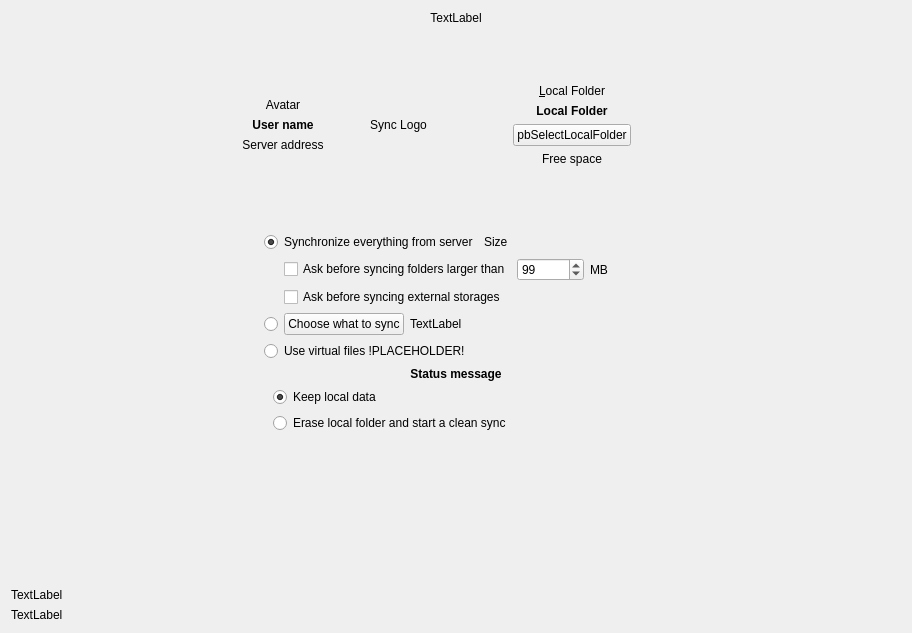
<?xml version="1.0" encoding="UTF-8"?>
<ui version="4.0">
 <class>OwncloudAdvancedSetupPage</class>
 <widget class="QWidget" name="OwncloudAdvancedSetupPage">
  <property name="geometry">
   <rect>
    <x>0</x>
    <y>0</y>
    <width>912</width>
    <height>633</height>
   </rect>
  </property>
  <property name="sizePolicy">
   <sizepolicy hsizetype="Preferred" vsizetype="Preferred">
    <horstretch>0</horstretch>
    <verstretch>0</verstretch>
   </sizepolicy>
  </property>
  <property name="windowTitle">
   <string notr="true">Form</string>
  </property>
  <layout class="QVBoxLayout" name="verticalLayout_4">
   <item>
    <widget class="QLabel" name="topLabel">
     <property name="sizePolicy">
      <sizepolicy hsizetype="Preferred" vsizetype="Fixed">
       <horstretch>0</horstretch>
       <verstretch>0</verstretch>
      </sizepolicy>
     </property>
     <property name="text">
      <string notr="true">TextLabel</string>
     </property>
     <property name="textFormat">
      <enum>Qt::RichText</enum>
     </property>
     <property name="alignment">
      <set>Qt::AlignCenter</set>
     </property>
     <property name="wordWrap">
      <bool>true</bool>
     </property>
    </widget>
   </item>
   <item>
    <spacer name="verticalSpacer_2">
     <property name="orientation">
      <enum>Qt::Vertical</enum>
     </property>
     <property name="sizeType">
      <enum>QSizePolicy::Minimum</enum>
     </property>
     <property name="sizeHint" stdset="0">
      <size>
       <width>20</width>
       <height>13</height>
      </size>
     </property>
    </spacer>
   </item>
   <item>
    <layout class="QHBoxLayout" name="horizontalLayout_4">
     <property name="topMargin">
      <number>0</number>
     </property>
     <item>
      <spacer name="horizontalSpacer_12">
       <property name="orientation">
        <enum>Qt::Horizontal</enum>
       </property>
       <property name="sizeHint" stdset="0">
        <size>
         <width>40</width>
         <height>20</height>
        </size>
       </property>
      </spacer>
     </item>
     <item>
      <layout class="QVBoxLayout" name="verticalLayout_2">
       <item>
        <spacer name="verticalSpacer_5">
         <property name="orientation">
          <enum>Qt::Vertical</enum>
         </property>
         <property name="sizeType">
          <enum>QSizePolicy::Expanding</enum>
         </property>
         <property name="sizeHint" stdset="0">
          <size>
           <width>20</width>
           <height>40</height>
          </size>
         </property>
        </spacer>
       </item>
       <item>
        <widget class="QLabel" name="lServerIcon">
         <property name="text">
          <string notr="true">Avatar</string>
         </property>
         <property name="alignment">
          <set>Qt::AlignCenter</set>
         </property>
        </widget>
       </item>
       <item>
        <widget class="QLabel" name="userNameLabel">
         <property name="font">
          <font>
           <weight>75</weight>
           <bold>true</bold>
          </font>
         </property>
         <property name="text">
          <string>User name</string>
         </property>
         <property name="alignment">
          <set>Qt::AlignCenter</set>
         </property>
        </widget>
       </item>
       <item>
        <widget class="QLabel" name="serverAddressLabel">
         <property name="text">
          <string>Server address</string>
         </property>
         <property name="alignment">
          <set>Qt::AlignCenter</set>
         </property>
        </widget>
       </item>
       <item>
        <spacer name="verticalSpacer_3">
         <property name="orientation">
          <enum>Qt::Vertical</enum>
         </property>
         <property name="sizeType">
          <enum>QSizePolicy::Expanding</enum>
         </property>
         <property name="sizeHint" stdset="0">
          <size>
           <width>20</width>
           <height>40</height>
          </size>
         </property>
        </spacer>
       </item>
      </layout>
     </item>
     <item>
      <spacer name="horizontalSpacer_11">
       <property name="orientation">
        <enum>Qt::Horizontal</enum>
       </property>
       <property name="sizeType">
        <enum>QSizePolicy::Minimum</enum>
       </property>
       <property name="sizeHint" stdset="0">
        <size>
         <width>40</width>
         <height>20</height>
        </size>
       </property>
      </spacer>
     </item>
     <item>
      <widget class="QLabel" name="syncLogoLabel">
       <property name="text">
        <string>Sync Logo</string>
       </property>
       <property name="alignment">
        <set>Qt::AlignCenter</set>
       </property>
      </widget>
     </item>
     <item>
      <spacer name="horizontalSpacer_6">
       <property name="orientation">
        <enum>Qt::Horizontal</enum>
       </property>
       <property name="sizeType">
        <enum>QSizePolicy::Minimum</enum>
       </property>
       <property name="sizeHint" stdset="0">
        <size>
         <width>40</width>
         <height>20</height>
        </size>
       </property>
      </spacer>
     </item>
     <item>
      <layout class="QVBoxLayout" name="verticalLayout_5">
       <item>
        <spacer name="verticalSpacer_6">
         <property name="orientation">
          <enum>Qt::Vertical</enum>
         </property>
         <property name="sizeType">
          <enum>QSizePolicy::Expanding</enum>
         </property>
         <property name="sizeHint" stdset="0">
          <size>
           <width>20</width>
           <height>40</height>
          </size>
         </property>
        </spacer>
       </item>
       <item>
        <widget class="QLabel" name="lLocal">
         <property name="sizePolicy">
          <sizepolicy hsizetype="Minimum" vsizetype="Preferred">
           <horstretch>0</horstretch>
           <verstretch>0</verstretch>
          </sizepolicy>
         </property>
         <property name="text">
          <string>&amp;Local Folder</string>
         </property>
         <property name="alignment">
          <set>Qt::AlignCenter</set>
         </property>
         <property name="buddy">
          <cstring>pbSelectLocalFolder</cstring>
         </property>
        </widget>
       </item>
       <item>
        <widget class="QLabel" name="localFolderDescriptionLabel">
         <property name="font">
          <font>
           <weight>75</weight>
           <bold>true</bold>
          </font>
         </property>
         <property name="text">
          <string>Local Folder</string>
         </property>
         <property name="alignment">
          <set>Qt::AlignCenter</set>
         </property>
        </widget>
       </item>
       <item>
        <layout class="QHBoxLayout" name="horizontalLayout">
         <property name="topMargin">
          <number>0</number>
         </property>
         <item>
          <spacer name="horizontalSpacer_3">
           <property name="orientation">
            <enum>Qt::Horizontal</enum>
           </property>
           <property name="sizeType">
            <enum>QSizePolicy::Minimum</enum>
           </property>
           <property name="sizeHint" stdset="0">
            <size>
             <width>40</width>
             <height>20</height>
            </size>
           </property>
          </spacer>
         </item>
         <item>
          <widget class="QPushButton" name="pbSelectLocalFolder">
           <property name="sizePolicy">
            <sizepolicy hsizetype="Minimum" vsizetype="Fixed">
             <horstretch>0</horstretch>
             <verstretch>0</verstretch>
            </sizepolicy>
           </property>
           <property name="text">
            <string notr="true">pbSelectLocalFolder</string>
           </property>
          </widget>
         </item>
         <item>
          <spacer name="horizontalSpacer_4">
           <property name="orientation">
            <enum>Qt::Horizontal</enum>
           </property>
           <property name="sizeType">
            <enum>QSizePolicy::Minimum</enum>
           </property>
           <property name="sizeHint" stdset="0">
            <size>
             <width>40</width>
             <height>20</height>
            </size>
           </property>
          </spacer>
         </item>
        </layout>
       </item>
       <item>
        <widget class="QLabel" name="lFreeSpace">
         <property name="sizePolicy">
          <sizepolicy hsizetype="Minimum" vsizetype="Fixed">
           <horstretch>0</horstretch>
           <verstretch>0</verstretch>
          </sizepolicy>
         </property>
         <property name="text">
          <string notr="true">Free space</string>
         </property>
         <property name="alignment">
          <set>Qt::AlignCenter</set>
         </property>
        </widget>
       </item>
       <item>
        <spacer name="verticalSpacer">
         <property name="orientation">
          <enum>Qt::Vertical</enum>
         </property>
         <property name="sizeType">
          <enum>QSizePolicy::Expanding</enum>
         </property>
         <property name="sizeHint" stdset="0">
          <size>
           <width>20</width>
           <height>40</height>
          </size>
         </property>
        </spacer>
       </item>
      </layout>
     </item>
     <item>
      <spacer name="horizontalSpacer_13">
       <property name="orientation">
        <enum>Qt::Horizontal</enum>
       </property>
       <property name="sizeHint" stdset="0">
        <size>
         <width>40</width>
         <height>20</height>
        </size>
       </property>
      </spacer>
     </item>
    </layout>
   </item>
   <item>
    <layout class="QHBoxLayout" name="horizontalLayout_2">
     <property name="topMargin">
      <number>0</number>
     </property>
     <property name="bottomMargin">
      <number>0</number>
     </property>
     <item>
      <spacer name="horizontalSpacer_14">
       <property name="orientation">
        <enum>Qt::Horizontal</enum>
       </property>
       <property name="sizeHint" stdset="0">
        <size>
         <width>40</width>
         <height>20</height>
        </size>
       </property>
      </spacer>
     </item>
     <item>
      <layout class="QVBoxLayout" name="verticalLayout_7">
       <property name="rightMargin">
        <number>0</number>
       </property>
       <property name="bottomMargin">
        <number>0</number>
       </property>
       <item>
        <layout class="QVBoxLayout" name="wSyncStrategy">
         <property name="topMargin">
          <number>20</number>
         </property>
         <property name="bottomMargin">
          <number>0</number>
         </property>
         <item>
          <layout class="QHBoxLayout" name="horizontalLayout_5">
           <property name="topMargin">
            <number>0</number>
           </property>
           <item>
            <widget class="QRadioButton" name="rSyncEverything">
             <property name="text">
              <string>Synchronize everything from server</string>
             </property>
             <property name="checked">
              <bool>true</bool>
             </property>
            </widget>
           </item>
           <item>
            <widget class="QLabel" name="lSyncEverythingSizeLabel">
             <property name="text">
              <string notr="true">Size</string>
             </property>
             <property name="textFormat">
              <enum>Qt::PlainText</enum>
             </property>
            </widget>
           </item>
           <item>
            <spacer name="horizontalSpacer_2">
             <property name="orientation">
              <enum>Qt::Horizontal</enum>
             </property>
             <property name="sizeHint" stdset="0">
              <size>
               <width>40</width>
               <height>20</height>
              </size>
             </property>
            </spacer>
           </item>
          </layout>
         </item>
         <item>
          <layout class="QHBoxLayout" name="horizontalLayout_6">
           <property name="topMargin">
            <number>0</number>
           </property>
           <item>
            <spacer name="horizontalSpacer_8">
             <property name="orientation">
              <enum>Qt::Horizontal</enum>
             </property>
             <property name="sizeType">
              <enum>QSizePolicy::Minimum</enum>
             </property>
             <property name="sizeHint" stdset="0">
              <size>
               <width>20</width>
               <height>20</height>
              </size>
             </property>
            </spacer>
           </item>
           <item>
            <widget class="QCheckBox" name="confCheckBoxSize">
             <property name="text">
              <string>Ask before syncing folders larger than</string>
             </property>
            </widget>
           </item>
           <item>
            <widget class="QSpinBox" name="confSpinBox">
             <property name="sizePolicy">
              <sizepolicy hsizetype="Preferred" vsizetype="Fixed">
               <horstretch>0</horstretch>
               <verstretch>0</verstretch>
              </sizepolicy>
             </property>
             <property name="maximum">
              <number>999999</number>
             </property>
             <property name="value">
              <number>99</number>
             </property>
            </widget>
           </item>
           <item>
            <widget class="QLabel" name="confTraillingSizeLabel">
             <property name="text">
              <string extracomment="Trailing part of &quot;Ask confirmation before syncing folder larger than&quot; ">MB</string>
             </property>
            </widget>
           </item>
           <item>
            <spacer name="horizontalSpacer_7">
             <property name="orientation">
              <enum>Qt::Horizontal</enum>
             </property>
             <property name="sizeHint" stdset="0">
              <size>
               <width>40</width>
               <height>20</height>
              </size>
             </property>
            </spacer>
           </item>
          </layout>
         </item>
         <item>
          <layout class="QHBoxLayout" name="horizontalLayout_8">
           <property name="topMargin">
            <number>0</number>
           </property>
           <item>
            <spacer name="horizontalSpacer_9">
             <property name="orientation">
              <enum>Qt::Horizontal</enum>
             </property>
             <property name="sizeType">
              <enum>QSizePolicy::Minimum</enum>
             </property>
             <property name="sizeHint" stdset="0">
              <size>
               <width>20</width>
               <height>20</height>
              </size>
             </property>
            </spacer>
           </item>
           <item>
            <widget class="QCheckBox" name="confCheckBoxExternal">
             <property name="text">
              <string>Ask before syncing external storages</string>
             </property>
            </widget>
           </item>
           <item>
            <spacer name="horizontalSpacer_10">
             <property name="orientation">
              <enum>Qt::Horizontal</enum>
             </property>
             <property name="sizeHint" stdset="0">
              <size>
               <width>40</width>
               <height>20</height>
              </size>
             </property>
            </spacer>
           </item>
          </layout>
         </item>
         <item>
          <layout class="QHBoxLayout" name="horizontalLayout_10">
           <property name="topMargin">
            <number>0</number>
           </property>
           <item>
            <widget class="QRadioButton" name="rSelectiveSync">
             <property name="sizePolicy">
              <sizepolicy hsizetype="Minimum" vsizetype="Minimum">
               <horstretch>0</horstretch>
               <verstretch>0</verstretch>
              </sizepolicy>
             </property>
             <property name="text">
              <string/>
             </property>
             <property name="checkable">
              <bool>false</bool>
             </property>
            </widget>
           </item>
           <item>
            <widget class="QPushButton" name="bSelectiveSync">
             <property name="text">
              <string>Choose what to sync</string>
             </property>
            </widget>
           </item>
           <item>
            <widget class="QLabel" name="lSelectiveSyncSizeLabel">
             <property name="text">
              <string notr="true">TextLabel</string>
             </property>
             <property name="textFormat">
              <enum>Qt::PlainText</enum>
             </property>
            </widget>
           </item>
           <item>
            <spacer name="horizontalSpacer">
             <property name="orientation">
              <enum>Qt::Horizontal</enum>
             </property>
             <property name="sizeHint" stdset="0">
              <size>
               <width>40</width>
               <height>20</height>
              </size>
             </property>
            </spacer>
           </item>
          </layout>
         </item>
         <item>
          <layout class="QHBoxLayout" name="lVirtualFileSync">
           <item>
            <widget class="QRadioButton" name="rVirtualFileSync">
             <property name="sizePolicy">
              <sizepolicy hsizetype="Minimum" vsizetype="Minimum">
               <horstretch>0</horstretch>
               <verstretch>0</verstretch>
              </sizepolicy>
             </property>
             <property name="text">
              <string notr="true">Use virtual files !PLACEHOLDER!</string>
             </property>
             <property name="checkable">
              <bool>false</bool>
             </property>
            </widget>
           </item>
           <item>
            <spacer name="horizontalSpacer_5">
             <property name="orientation">
              <enum>Qt::Horizontal</enum>
             </property>
             <property name="sizeHint" stdset="0">
              <size>
               <width>40</width>
               <height>20</height>
              </size>
             </property>
            </spacer>
           </item>
          </layout>
         </item>
        </layout>
       </item>
       <item>
        <widget class="QWidget" name="resolutionWidget" native="true">
         <layout class="QVBoxLayout" name="verticalLayout_9">
          <property name="topMargin">
           <number>0</number>
          </property>
          <item>
           <widget class="QLabel" name="syncModeLabel">
            <property name="sizePolicy">
             <sizepolicy hsizetype="Preferred" vsizetype="Fixed">
              <horstretch>0</horstretch>
              <verstretch>0</verstretch>
             </sizepolicy>
            </property>
            <property name="font">
             <font>
              <pointsize>9</pointsize>
              <weight>75</weight>
              <bold>true</bold>
             </font>
            </property>
            <property name="lineWidth">
             <number>1</number>
            </property>
            <property name="text">
             <string notr="true">Status message</string>
            </property>
            <property name="textFormat">
             <enum>Qt::AutoText</enum>
            </property>
            <property name="alignment">
             <set>Qt::AlignCenter</set>
            </property>
            <property name="wordWrap">
             <bool>false</bool>
            </property>
           </widget>
          </item>
          <item>
           <widget class="QRadioButton" name="rKeepLocal">
            <property name="sizePolicy">
             <sizepolicy hsizetype="Preferred" vsizetype="Fixed">
              <horstretch>0</horstretch>
              <verstretch>0</verstretch>
             </sizepolicy>
            </property>
            <property name="text">
             <string>Keep local data</string>
            </property>
            <property name="checked">
             <bool>true</bool>
            </property>
           </widget>
          </item>
          <item>
           <widget class="QRadioButton" name="cbSyncFromScratch">
            <property name="sizePolicy">
             <sizepolicy hsizetype="Preferred" vsizetype="Fixed">
              <horstretch>0</horstretch>
              <verstretch>0</verstretch>
             </sizepolicy>
            </property>
            <property name="toolTip">
             <string>&lt;html&gt;&lt;head/&gt;&lt;body&gt;&lt;p&gt;If this box is checked, existing content in the local folder will be erased to start a clean sync from the server.&lt;/p&gt;&lt;p&gt;Do not check this if the local content should be uploaded to the servers folder.&lt;/p&gt;&lt;/body&gt;&lt;/html&gt;</string>
            </property>
            <property name="text">
             <string>Erase local folder and start a clean sync</string>
            </property>
            <property name="checkable">
             <bool>true</bool>
            </property>
           </widget>
          </item>
         </layout>
        </widget>
       </item>
      </layout>
     </item>
     <item>
      <spacer name="horizontalSpacer_15">
       <property name="orientation">
        <enum>Qt::Horizontal</enum>
       </property>
       <property name="sizeHint" stdset="0">
        <size>
         <width>40</width>
         <height>20</height>
        </size>
       </property>
      </spacer>
     </item>
    </layout>
   </item>
   <item>
    <spacer name="verticalSpacer_4">
     <property name="orientation">
      <enum>Qt::Vertical</enum>
     </property>
     <property name="sizeType">
      <enum>QSizePolicy::Expanding</enum>
     </property>
     <property name="sizeHint" stdset="0">
      <size>
       <width>20</width>
       <height>40</height>
      </size>
     </property>
    </spacer>
   </item>
   <item>
    <widget class="QLabel" name="errorLabel">
     <property name="text">
      <string notr="true">TextLabel</string>
     </property>
    </widget>
   </item>
   <item>
    <layout class="QHBoxLayout" name="resultLayout"/>
   </item>
   <item>
    <widget class="QLabel" name="bottomLabel">
     <property name="text">
      <string notr="true">TextLabel</string>
     </property>
     <property name="textFormat">
      <enum>Qt::RichText</enum>
     </property>
    </widget>
   </item>
  </layout>
 </widget>
 <resources/>
 <connections>
  <connection>
   <sender>rSyncEverything</sender>
   <signal>toggled(bool)</signal>
   <receiver>confCheckBoxSize</receiver>
   <slot>setEnabled(bool)</slot>
   <hints>
    <hint type="sourcelabel">
     <x>217</x>
     <y>78</y>
    </hint>
    <hint type="destinationlabel">
     <x>298</x>
     <y>126</y>
    </hint>
   </hints>
  </connection>
  <connection>
   <sender>rSyncEverything</sender>
   <signal>toggled(bool)</signal>
   <receiver>confSpinBox</receiver>
   <slot>setEnabled(bool)</slot>
   <hints>
    <hint type="sourcelabel">
     <x>311</x>
     <y>83</y>
    </hint>
    <hint type="destinationlabel">
     <x>952</x>
     <y>134</y>
    </hint>
   </hints>
  </connection>
  <connection>
   <sender>rSyncEverything</sender>
   <signal>toggled(bool)</signal>
   <receiver>confTraillingSizeLabel</receiver>
   <slot>setEnabled(bool)</slot>
   <hints>
    <hint type="sourcelabel">
     <x>277</x>
     <y>76</y>
    </hint>
    <hint type="destinationlabel">
     <x>1076</x>
     <y>136</y>
    </hint>
   </hints>
  </connection>
  <connection>
   <sender>rSyncEverything</sender>
   <signal>toggled(bool)</signal>
   <receiver>confCheckBoxExternal</receiver>
   <slot>setEnabled(bool)</slot>
   <hints>
    <hint type="sourcelabel">
     <x>181</x>
     <y>78</y>
    </hint>
    <hint type="destinationlabel">
     <x>382</x>
     <y>174</y>
    </hint>
   </hints>
  </connection>
 </connections>
</ui>
